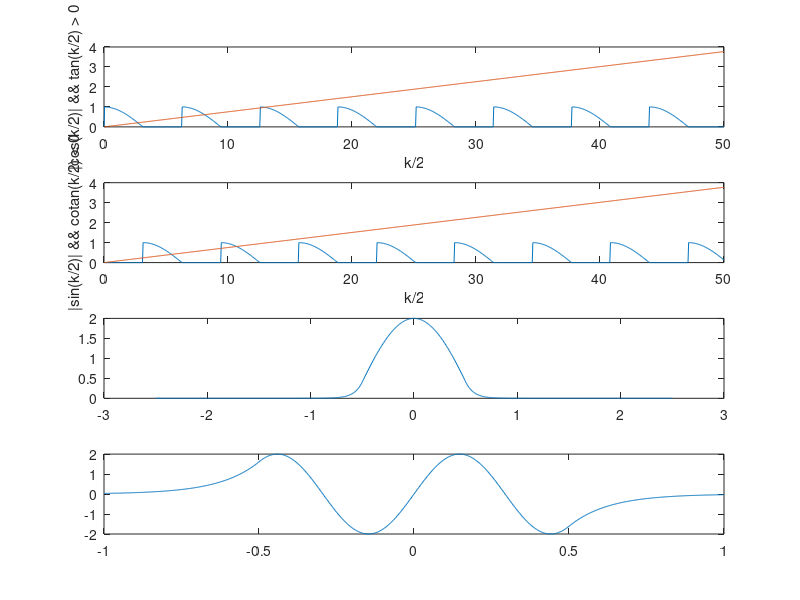

Reproduce this figure in MATLAB.
% ---- Puits fini : semi-analytique ----
clear;

% Constantes du problème
me = 9.1091e-31; meff = 0.067*me; e = 1.602176565e-19; hbar = 6.626e-34/2/pi;
a = 10e-9;
E0 = hbar^2*pi^2/(2*meff*a^2)/e*1e3;
V0 = 1000; Vb = V0/E0;
q0 = pi*sqrt(Vb);

% Déclaration fonctions
f = @(x) abs(cos(x/2)).*(tan(x/2) > 0); ff = @(x) f(x) - x/q0;
g = @(x) abs(sin(x/2)).*(cot(x/2) < 0); gg = @(x) g(x) - x/q0;

x = linspace(0, 50, 1000);

% Affichage
subplot(4, 1, 1), plot(x, f(x), x, x/q0) % subplot(nombre de plots, nombre de lignes, numéro de plot)
xlabel("k/2")
ylabel("|cos(k/2)| && tan(k/2) > 0") 
subplot(4, 1, 2), plot(x, g(x), x, x/q0)
xlabel("k/2")
ylabel("|sin(k/2)| && cotan(k/2) < 0") 

% Création des seeds
seed1 = [3.1 9 15] ; qmod1 = fsolve(ff, seed1); Emod1b = qmod1.^2/pi^2;
Emod1 = Emod1b*E0;
seed2 = [5 11] ; qmod2 = fsolve(gg, seed2); Emod2b = qmod2.^2/pi^2; 
Emod2 = Emod2b*E0;

%return

% ----Tracé modes pairs 

L = 5; Nx = 1000; xb = linspace(-L/2, L/2, Nx); qn = qmod1(1); kn = sqrt(pi^2*Vb-qn^2);
Ac = 1; Ag = 2*Ac*exp(kn/2) * cos(qn/2); Bd = Ag;

psi = (xb <= -0.5).*(Ag*exp(kn*xb)) +...
	(xb > -0.5 & xb <= 0.5).*(2*Ac*cos(qn*xb)) +...
	(xb >= 0.5).*(Bd*exp(-kn*xb));
	
subplot (4, 1, 3), plot(xb, psi);

% ----Tracé modes impairs

L = 2; Nx = 1000; xb = linspace(-L/2, L/2, Nx); qn = qmod2(2); kn = sqrt(pi^2*Vb-qn^2);
Ac = -i; Ag = -2*i*Ac*exp(kn/2)*sin(qn/2); Bd = -Ag;

psi = (xb <= -0.5).*(Ag*exp(kn*xb)) +...
	(xb > -0.5 & xb <= 0.5).*(2*i*Ac*sin(qn*xb)) +...
	(xb >= 0.5).*(Bd*exp(-kn*xb));

subplot (4, 1, 4), plot(xb, psi);
return
